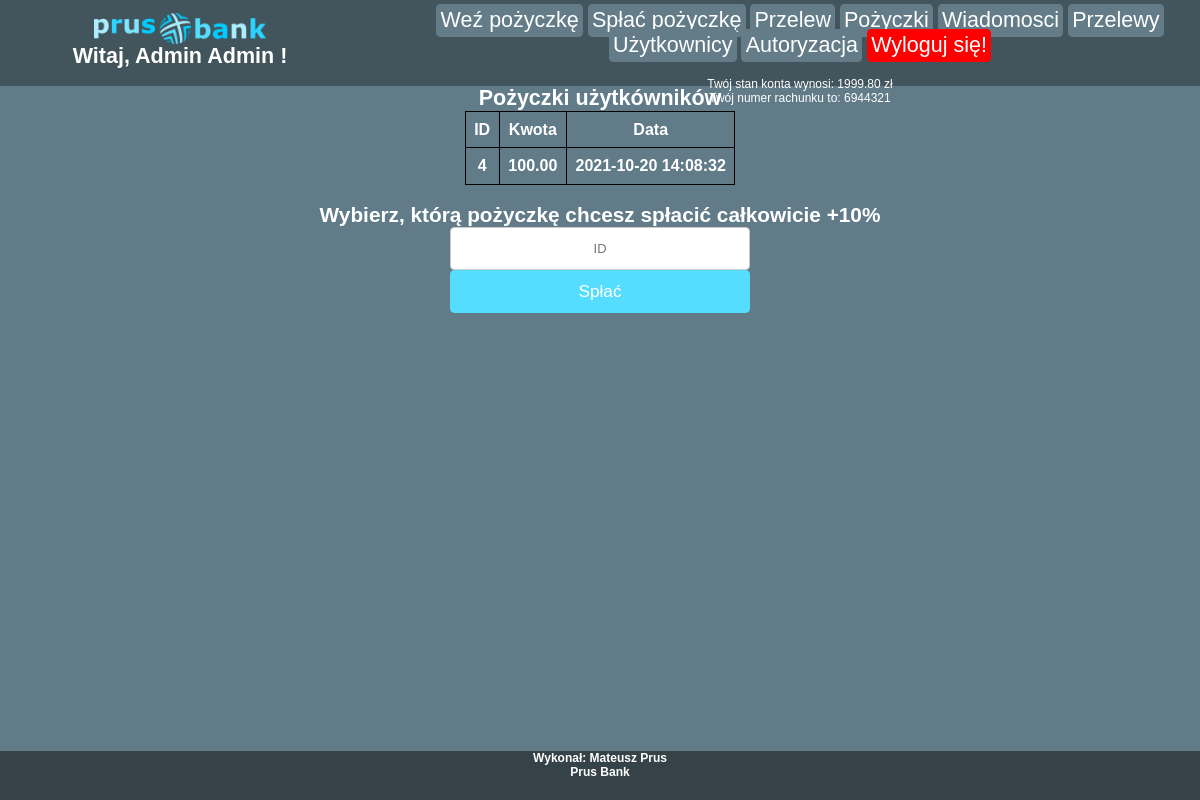
/pozyczki.php (signed in), run on the app's committed database.
### tables this page shows
CREATE TABLE `pozyczki` (
  `ID` int(11) NOT NULL,
  `ID_Uzytkownika` int(11) NOT NULL,
  `Kwota` decimal(20,2) NOT NULL,
  `Data` varchar(30) NOT NULL
);

### pozyczki.php (the view, shortened to what this page needs)
<html lang="pl">
<head>
    <link rel="stylesheet" href="bankstyle.css">
</head>
<body>
    <div id="nav">
        <div id="lewo">
            <a href="./bank.php" id='home'><img src="./img/logomenu.png"></a>
            <?php
                echo "<h1>Witaj, " . $_SESSION['imie'] . " " . $_SESSION['nazwisko'] .  " !</h1><br>";
            ?>
        </div>
        <div id="prawo">
        </div>
    </div>
    <div id="tresc">
        <?php
            include './php/server.php';
            $sql = "SELECT * from pozyczki";
            $result = mysqli_query($conn, $sql);
            if (mysqli_num_rows($result) == 0) {
                echo "<h2>Brak pożyczek!</h2>";
            } else {
                echo "<h1>Pożyczki użytkówników</h1>";
                echo "<div id='tabelka'>";
                echo "<table>";
                echo "<tr>";
                echo "<th>ID</th>";
                echo "<th>Kwota</th>";
                echo "<th>Data</th>";
                echo "</tr>";
                while ($row = mysqli_fetch_assoc($result)) {
                    echo "<tr>";
                    echo "<th>" . $row["ID"];
                    echo "<th>" . $row["Kwota"];
                    echo "<th>" . $row["Data"];
                    echo "</tr>";
                }
                echo "</table>";
                echo "</div>";
                echo "<br>";
                echo "<h2>Wybierz, którą pożyczkę chcesz spłacić całkowicie +10%</h2>";
                echo "<form action='./php/splac.php' method='POST' id='splac'>";
                echo "<input type='text' name='id' placeholder='ID' required>";
                echo  "<button type='submit' form='splac' class='przyciski'>Spłać</button>";
                echo "</form>";
            }
        ?>
    </div>
    <div id="stopka">
        <h5> Wykonał: Mateusz Prus <br>
        <h5> Prus Bank
    </div>
</body>
</html>

### bankstyle.css (style rules this page uses)
* { margin: 0; text-decoration: none; color: #ffffff; font-family: sans-serif; }
body { background: #617c88; }
img { margin-top: 1.6146393972012918vh; height: 3.8751345532831003vh; width: 21.52852529601722vh; }
h1 { font-size: 2.6910656620021527vh; }
h2 { font-size: 2.6vh }
h5 { font-size: 1.5vh; }
#nav { width: 100vw; height: 10.76426264800861vh; background-color: #42545c; }
#lewo { float: left; background-color: #42545c; text-align: center; width: 30vw; height: 10.76426264800861vh; }
#prawo { float: left; background-color: #42545c; width: 70vw; height: 10.76426264800861vh; text-align: center; }
#tresc { display: block; text-align: center; clear: both; width: 100vw; height: 83.1vh; background-color: #617c88; }
#stopka { clear:both; width: 100vw; height: 6.135629709364909vh; background-color: #354247; text-align: center; }
a { text-align: center; text-decoration: none; border-radius: 0.5382131324004306vh; color: white; padding: 0.5382131324004306vh; background-color: #637c87; font-size: 2.6910656620021527vh; }
form input { margin-left: auto; margin-right: auto; height: 5.382131324004305vh; width: 25vw; font-size: 1.6146393972012918vh; padding: 1.2917115177610334vh; border-radius: 0.5382131324004306vh; border: 0.10764262648008611vh solid #ccc; display: block; text-align: center; color: black; }
.przyciski { width: 25vw; height: 5.382131324004305vh; border-radius: 0.5382131324004306vh; border: 0.10764262648008611vh solid rgb(85,221,255); color: white; background-color: rgb(85,221,255); font-size: 2.1528525296017222vh; cursor: pointer; }
table,tr,th { border: 0.10764262648008611vh solid black; border-collapse: collapse; text-align: center; padding: 1.0764262648008611vh; }
#tabelka { display: flex; align-items: center; justify-content: center; }
#home { text-align: none; text-decoration: none; border-radius:0vh; color: white; padding: 0vh; font-size: 0vh; }

### data on the page
pozyczki: ID "4", Kwota "100.00", Data "2021-10-20 14:08:32"

### other printed values
$_SESSION['imie'] "Admin"
$_SESSION['nazwisko'] "Admin"
$_SESSION['Stan_konta'] "1999.80"
$_SESSION['Nr_konta'] "6944321"
